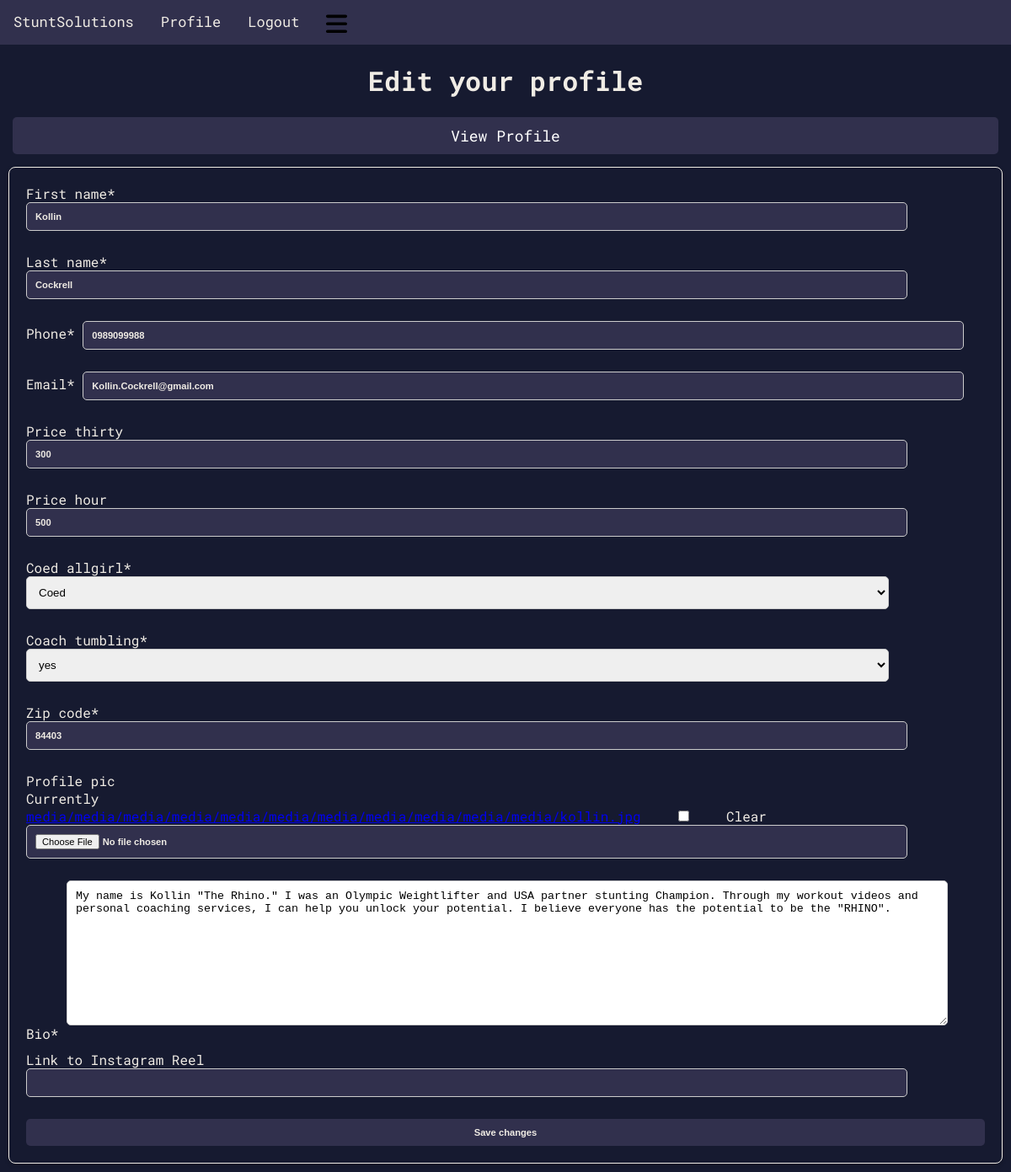
Screenshot of /profile (signed in) with the database file from the repository.
### home/models.py (models this page shows, shortened)
class Coaches(models.Model):
    id = models.AutoField(primary_key=True)
    user = models.OneToOneField(User, on_delete=models.CASCADE)
    first_name = models.CharField(max_length=50)
    last_name = models.CharField(max_length=50)
    phone = models.CharField(max_length=15)
    email = models.EmailField(unique=False)
    price_thirty = models.IntegerField(null=True, blank=True)
    price_hour = models.IntegerField(null=True, blank=True)
    coed = 'Coed'
    allgirl = 'All-Girl'
    COED_ALLGIRL_CHOICES = [
        (coed, 'Coed'),
        (allgirl, 'All-Girl'),
    ]
    coed_allgirl = models.CharField(
        max_length=10,
        choices=COED_ALLGIRL_CHOICES,
        default=coed,
    )
    yes = 'Yes'
    no = 'No'
    TUMBLING_CHOICES = [
        (yes, 'yes'),
        (no, 'no'),
    ]
    coach_tumbling = models.CharField(
        max_length=10,
        choices=TUMBLING_CHOICES,
        default=no,
    )
    zip_code = models.CharField(max_length=10)
    profile_pic = models.ImageField(upload_to='media/', blank=True, null=True)
    bio = models.TextField()

### home/views.py (the view)
# urls.py: path('profile', views.profile, name='profile'),
@login_required
def profile(request):
    profile, created = Coaches.objects.get_or_create(user=request.user)
    if request.method == 'POST':
        profileform = ProfileForm(request.POST, request.FILES, instance=profile)
        videoform = VideoForm(request.POST)
        if profileform.is_valid():
            profile = profileform.save(commit=False)
            image = Image.open(profileform.cleaned_data['profile_pic'])
            image = ImageOps.exif_transpose(image)  # Rotate the image correctly
            image = image.resize((150, 150), Image.LANCZOS)
            image_io = BytesIO()
            image.save(image_io, format='JPEG')
            image_file = ContentFile(image_io.getvalue(), name=profileform.cleaned_data['profile_pic'].name)
            profile.profile_pic.save(image_file.name, image_file, save=False)
            profile.save()
            messages.success(request, "Successfully Updated Profile")
            if not videoform.is_valid():
                return redirect('/profile')  # Redirect to the profile view after saving
        if videoform.is_valid():
            try:
                instaurl = videoform.cleaned_data['video']
                response = requests.get(f"https://iframe.ly/api/oembed?url={instaurl}&api_key=f68b29ec833a23d0d81c6c")
                data = response.json()
                html = data['html']
                video = videoform.save(commit=False)
                video.video = html  # Assign the html to the video field of the video instance
                video.coach = profile  # Associate the video with the current user's profile
                video.save()
                messages.success(request, "Successfully Updated Profile")
            except Exception as e:
                print(f"Failed to add video: {e}")
            return redirect('/profile')  # Redirect to the profile view after saving  # Redirect to the profile view after saving  # Redirect to the profile view after saving
    else:
        profileform = ProfileForm(instance=profile)
        videoform = VideoForm()  # Do not pass instance here since we're adding new videos
    return render(request, 'profile.html', {'profileform': profileform, 'videoform': videoform})

### home/forms.py
class ProfileForm(forms.ModelForm):
    class Meta:
        model = Coaches
        fields = ['first_name', 'last_name', 'phone', 'email', 'price_thirty', 'price_hour', 'coed_allgirl', 'coach_tumbling', 'zip_code', 'profile_pic', 'bio']
        widgets = {
        }
    def __init__(self, *args, **kwargs):
        super().__init__(*args, **kwargs)
        for i in self.fields:
            self.fields[i].widget.attrs['class'] = 'become-coach-form-inputs'
            self.fields[i].widget.attrs['id'] = 'become-coach-form-inputs_id'

class VideoForm(forms.ModelForm):
    class Meta:
        model = Video
        fields = ['video']
        widgets = {
        }
    def __init__(self, *args, **kwargs):
        super().__init__(*args, **kwargs)
        for i in self.fields:
            self.fields[i].widget.attrs['class'] = 'become-coach-form-inputs'
            self.fields[i].widget.attrs['id'] = 'become-coach-form-inputs_id'

### CoachLocator/Templates/profile.html (shortened to what this page needs)
{% extends 'base.html' %}
{% load crispy_forms_tags %}
{% load static %}
{% block content %}
<link rel="stylesheet" href="{% static 'css/becomecoach.css' %}">
<h1>Edit your profile</h1>
<a href="{% url 'home:coachdetail' coach_id=request.user.coaches.id %}" class="my-btn">View Profile</a>
<form class="becomecoach-container" method="post" enctype="multipart/form-data" >
    {{ profileform|crispy }}
    {{ videoform|crispy }}
    <button type="submit">Save changes</button>
</form>
{% endblock %}

### CoachLocator/static/css/main.css (style rules this page uses)
body { font-family: 'Roboto Mono', monospace; background-color: #161A30; margin: 0px; }
form { display: flex; flex-direction: column; align-items: stretch; justify-content: center; gap: 10px; margin-top: 20px; padding-bottom: 15px; }
button { background-color: #31304D; color: #F0ECE5; border: none; padding: 10px; border-radius: 5px; font-size: 0.7rem; font-weight: bold; cursor: pointer; transition: background-color 0.3s ease; }
input { padding: 10px; border-radius: 5px; background-color: #31304D; color: #F0ECE5; border: none; font-size: 0.7rem; font-weight: bold; width: 75px; }

### CoachLocator/static/css/becomecoach.css (style rules this page uses)
body, html { font-family: 'Roboto Mono', monospace; background-color: #161A30; margin: 0; }
h1 { color: #F0ECE5; text-align: center; }
.become-coach-form-inputs { width: 90%; padding: 10px; margin-bottom: 1rem; border: 1px solid #ccc; border-radius: 5px; }
button { background-color: #31304D; color: #F0ECE5; border: none; width: 100%; padding: 10px; border-radius: 5px; font-size: 0.7rem; font-weight: bold; cursor: pointer; transition: background-color 0.3s ease; }
.becomecoach-container { max-width: 100%; color: #F0ECE5; padding: 20px; margin: 10px; border: solid 1px #F0ECE5; border-radius: 8px; box-shadow: 0 2px 5px rgba(0,0,0,0.2); }

### CoachLocator/Templates/profile.html (style rules this page uses)
.my-btn { display: flex; color: #fff; background-color: #31304D; padding: 10px 20px; font-size: 18px; border-radius: 5px; transition: background-color 0.3s ease; justify-content: center; margin: 15px; text-decoration: none; }

### rows the page displays
Coaches: first_name "Kollin", last_name "Cockrell", phone "0989099988", email "Kollin.Cockrell@gmail.com", price_thirty "300", price_hour "500", coed_allgirl "Coed", coach_tumbling "yes", zip_code "84403", bio "My name is Kollin \"The Rhino.\" I was an Olympic Weightlifter and USA partner stunting Champion. Through my workout videos and personal coaching services, I can help you unlock your potential. I believe everyone has the potential to be the \"RHINO\"."
